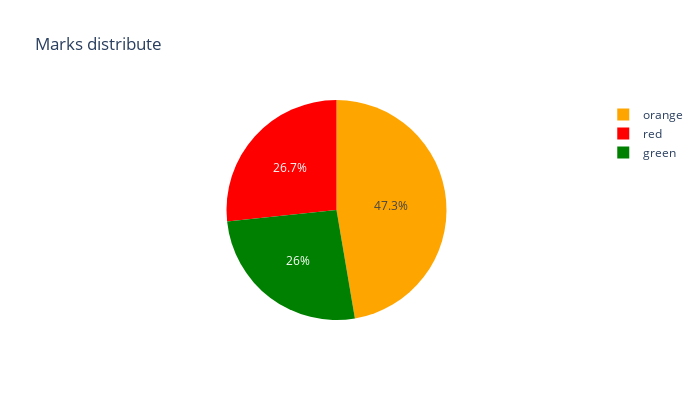

This figure's notebook cell:
### Markdown cell above
### data embalance check

### Code cell
print("The number of samples in the class 'red' : " , df['تصنيف'][df['تصنيف'] == "أحمر"].count())
print("The number of samples in the class 'orange' : " , df['تصنيف'][df['تصنيف'] == "برتقالي"].count())
print("The number of samples in the class 'green' : " , df['تصنيف'][df['تصنيف'] == "أخضر"].count())

import plotly.express as px

colors = {"red":df['تصنيف'][df['تصنيف'] == "أحمر"].count(), "orange":df['تصنيف'][df['تصنيف'] == "برتقالي"].count(), "green":df['تصنيف'][df['تصنيف'] == "أخضر"].count()}
sorted_colors = dict(sorted(colors.items(), key=lambda x: x[1], reverse=True))

fig = px.pie(values=list(sorted_colors.values()), names=list(sorted_colors.keys()), width=700, height=400, color_discrete_sequence=list(sorted_colors.keys()), title="Marks distribute")

fig.show()

### Figure 1 — Plotly figure (JSON) as saved in the notebook; plotly's stock layout.template omitted (floating-point values rounded to 4 significant figures)
{"data": [{"domain": {"x": [0, 1], "y": [0, 1]}, "hovertemplate": "label=%{label}<br>value=%{value}<extra></extra>", "labels": ["orange", "red", "green"], "legendgroup": "", "name": "", "showlegend": true, "type": "pie", "values": [1183, 667, 650]}], "layout": {"height": 400, "legend": {"tracegroupgap": 0}, "piecolorway": ["orange", "red", "green"], "title": {"text": "Marks distribute"}, "width": 700}}
